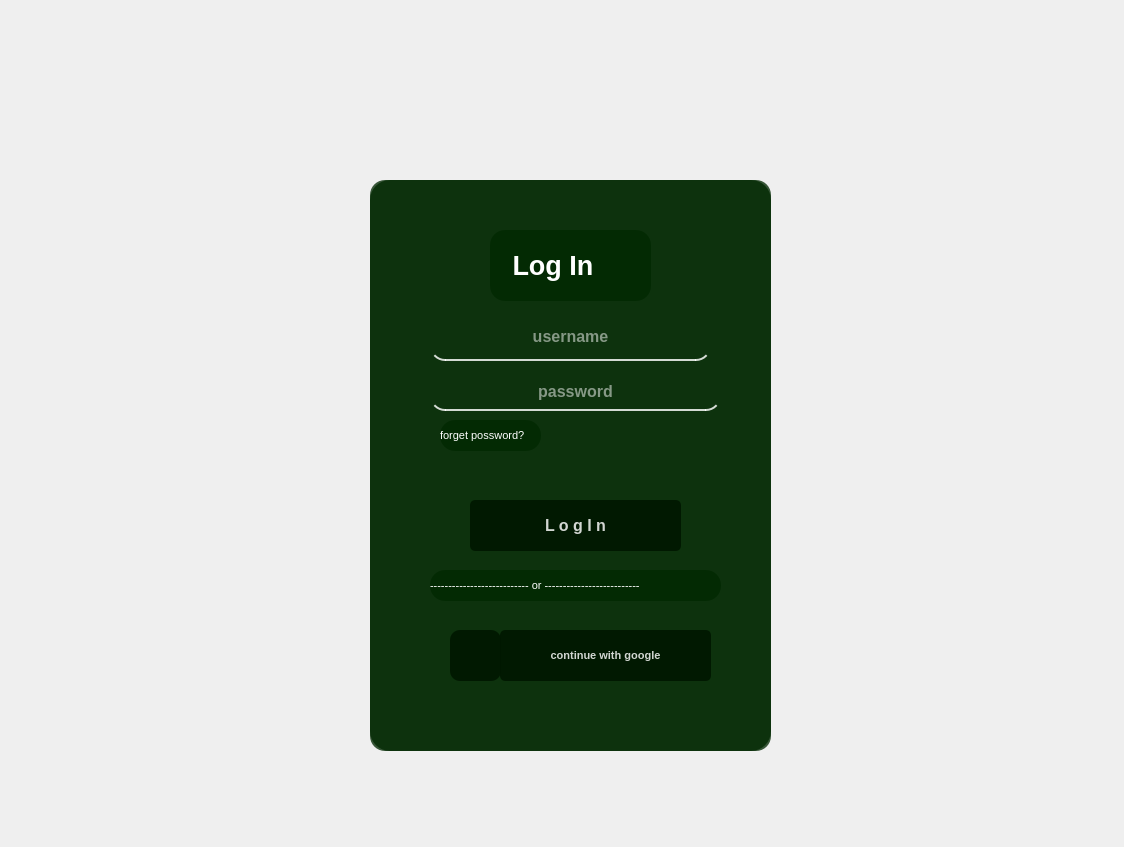
<?xml version="1.0" encoding="UTF-8"?>
<ui version="4.0">
 <class>MainWindow</class>
 <widget class="QMainWindow" name="MainWindow">
  <property name="geometry">
   <rect>
    <x>0</x>
    <y>0</y>
    <width>1124</width>
    <height>847</height>
   </rect>
  </property>
  <property name="windowTitle">
   <string>MainWindow</string>
  </property>
  <widget class="QWidget" name="centralwidget">
   <widget class="QLabel" name="label">
    <property name="geometry">
     <rect>
      <x>0</x>
      <y>0</y>
      <width>1121</width>
      <height>851</height>
     </rect>
    </property>
    <property name="autoFillBackground">
     <bool>false</bool>
    </property>
    <property name="styleSheet">
     <string notr="true">border-image: url(:/icon/image/1.png);</string>
    </property>
    <property name="text">
     <string/>
    </property>
    <property name="textFormat">
     <enum>Qt::PlainText</enum>
    </property>
   </widget>
   <widget class="QFrame" name="frame">
    <property name="geometry">
     <rect>
      <x>370</x>
      <y>180</y>
      <width>401</width>
      <height>571</height>
     </rect>
    </property>
    <property name="styleSheet">
     <string notr="true">background-color: qlineargradient(spread:pad, x1:0.949153, y1:0.983, x2:1, y2:1, stop:1 rgba(0, 39, 0, 195));
border-radius:15px;</string>
    </property>
    <property name="frameShape">
     <enum>QFrame::StyledPanel</enum>
    </property>
    <property name="frameShadow">
     <enum>QFrame::Raised</enum>
    </property>
    <widget class="QLabel" name="label_2">
     <property name="geometry">
      <rect>
       <x>0</x>
       <y>0</y>
       <width>401</width>
       <height>571</height>
      </rect>
     </property>
     <property name="styleSheet">
      <string notr="true">border-image: url(:/image/image/Project.jpg);
border-radius:20px;</string>
     </property>
     <property name="text">
      <string/>
     </property>
    </widget>
    <widget class="QLabel" name="label_4">
     <property name="geometry">
      <rect>
       <x>120</x>
       <y>50</y>
       <width>161</width>
       <height>71</height>
      </rect>
     </property>
     <property name="font">
      <font>
       <pointsize>20</pointsize>
       <weight>75</weight>
       <bold>true</bold>
      </font>
     </property>
     <property name="styleSheet">
      <string notr="true">color: rgba(255,255,255,255);</string>
     </property>
     <property name="text">
      <string>   Log In</string>
     </property>
    </widget>
    <widget class="QLineEdit" name="lineEdit">
     <property name="geometry">
      <rect>
       <x>60</x>
       <y>140</y>
       <width>281</width>
       <height>41</height>
      </rect>
     </property>
     <property name="font">
      <font>
       <pointsize>12</pointsize>
       <weight>75</weight>
       <bold>true</bold>
      </font>
     </property>
     <property name="styleSheet">
      <string notr="true">background-color:rgba(0,0,0,0);
color: rgb(255, 255, 255);
border:none;
border-bottom:2px solid rgba(255,255,255,210);
padding-bottom:7px;</string>
     </property>
     <property name="alignment">
      <set>Qt::AlignCenter</set>
     </property>
     <property name="placeholderText">
      <string>username</string>
     </property>
    </widget>
    <widget class="QLineEdit" name="lineEdit_3">
     <property name="geometry">
      <rect>
       <x>60</x>
       <y>200</y>
       <width>291</width>
       <height>31</height>
      </rect>
     </property>
     <property name="font">
      <font>
       <pointsize>12</pointsize>
       <weight>75</weight>
       <bold>true</bold>
      </font>
     </property>
     <property name="autoFillBackground">
      <bool>false</bool>
     </property>
     <property name="styleSheet">
      <string notr="true">background-color:rgba(0,0,0,0);
color: rgb(255, 255, 255);
border:none;
border-bottom:2px solid rgba(255,255,255,210);
padding-bottom:7px;</string>
     </property>
     <property name="inputMethodHints">
      <set>Qt::ImhHiddenText|Qt::ImhNoAutoUppercase|Qt::ImhNoPredictiveText|Qt::ImhSensitiveData</set>
     </property>
     <property name="inputMask">
      <string/>
     </property>
     <property name="text">
      <string/>
     </property>
     <property name="echoMode">
      <enum>QLineEdit::Password</enum>
     </property>
     <property name="alignment">
      <set>Qt::AlignCenter</set>
     </property>
     <property name="placeholderText">
      <string>password</string>
     </property>
    </widget>
    <widget class="QLabel" name="label_7">
     <property name="geometry">
      <rect>
       <x>70</x>
       <y>240</y>
       <width>101</width>
       <height>31</height>
      </rect>
     </property>
     <property name="font">
      <font>
       <pointsize>8</pointsize>
       <weight>50</weight>
       <bold>false</bold>
      </font>
     </property>
     <property name="styleSheet">
      <string notr="true">color: rgb(255, 255, 255);
</string>
     </property>
     <property name="text">
      <string>forget possword?</string>
     </property>
    </widget>
    <widget class="QPushButton" name="pushButton">
     <property name="geometry">
      <rect>
       <x>100</x>
       <y>320</y>
       <width>211</width>
       <height>51</height>
      </rect>
     </property>
     <property name="font">
      <font>
       <pointsize>12</pointsize>
       <weight>75</weight>
       <bold>true</bold>
      </font>
     </property>
     <property name="styleSheet">
      <string notr="true">QPushButton#pushButton{
	background-color: qlineargradient(spread:pad, x1:0.977273, y1:0.949, x2:1, y2:1, stop:1 rgba(0, 23, 0, 234));
  color:rgba(255,255,255,210);
  border-radius:5px;
}

QPushButton#pushButton:hover{
 background-color: qlineargradient(spread:pad, x1:0, y1:0.505682, x2:1, y2:0.477, stop:0 rgba(40,67,98,219),stop:1 rgba(105,118,132,226));
}

QPushButton#pushButton:hover{
  padding-left:5px;
  padding-top:5px;
  background-color:rbga(105,118,132,200)
}
</string>
     </property>
     <property name="text">
      <string>L o g I n</string>
     </property>
    </widget>
    <widget class="QLabel" name="label_9">
     <property name="geometry">
      <rect>
       <x>60</x>
       <y>390</y>
       <width>291</width>
       <height>31</height>
      </rect>
     </property>
     <property name="font">
      <font>
       <pointsize>8</pointsize>
       <weight>50</weight>
       <bold>false</bold>
      </font>
     </property>
     <property name="styleSheet">
      <string notr="true">color: rgb(255, 255, 255);
</string>
     </property>
     <property name="text">
      <string>--------------------------- or --------------------------</string>
     </property>
    </widget>
    <widget class="QPushButton" name="pushButton_10">
     <property name="geometry">
      <rect>
       <x>130</x>
       <y>450</y>
       <width>211</width>
       <height>51</height>
      </rect>
     </property>
     <property name="font">
      <font>
       <pointsize>8</pointsize>
       <weight>75</weight>
       <bold>true</bold>
      </font>
     </property>
     <property name="styleSheet">
      <string notr="true">QPushButton#pushButton_10{
   background-color: qlineargradient(spread:pad, x1:0.977273, y1:0.949, x2:1, y2:1, stop:1 rgba(0, 23, 0, 234));
  color:rgba(255,255,255,210);
  border-radius:5px;
}

QPushButton#pushButton_10:hover{
 background-color: qlineargradient(spread:pad, x1:0, y1:0.505682, x2:1, y2:0.477, stop:0 rgba(40,67,98,219),stop:1 rgba(105,118,132,226));
}

QPushButton#pushButton_10:hover{
  padding-left:5px;
  padding-top:5px;
  background-color:rbga(105,118,132,200)
}
</string>
     </property>
     <property name="text">
      <string>continue with google</string>
     </property>
    </widget>
    <widget class="QLabel" name="label_5">
     <property name="geometry">
      <rect>
       <x>80</x>
       <y>450</y>
       <width>51</width>
       <height>51</height>
      </rect>
     </property>
     <property name="styleSheet">
      <string notr="true">image: url(:/icon/icon/logo.png);
background-color: qlineargradient(spread:pad, x1:0.977273, y1:0.949, x2:1, y2:1, stop:1 rgba(0, 23, 0, 234));
border-radius:10px;</string>
     </property>
     <property name="text">
      <string/>
     </property>
    </widget>
   </widget>
   <widget class="QLabel" name="label_8">
    <property name="geometry">
     <rect>
      <x>260</x>
      <y>260</y>
      <width>181</width>
      <height>21</height>
     </rect>
    </property>
    <property name="font">
     <font>
      <pointsize>8</pointsize>
      <weight>50</weight>
      <bold>false</bold>
     </font>
    </property>
    <property name="styleSheet">
     <string notr="true">color: rgb(170, 0, 0);
</string>
    </property>
    <property name="text">
     <string/>
    </property>
   </widget>
  </widget>
 </widget>
 <resources>
  <include location="resore.qrc"/>
 </resources>
 <connections/>
</ui>
